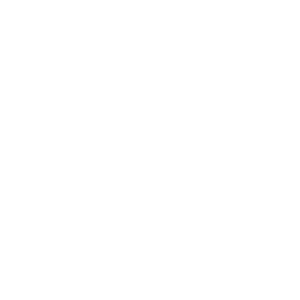
Frame 1 (no input)
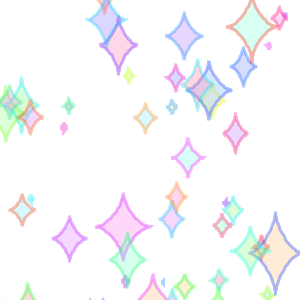
Frame 60 (the mouse pressed at the canvas centre just before this capture)
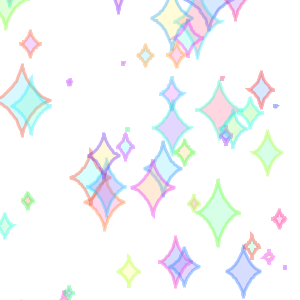
Frame 120 (the mouse held since frame 60 and released just before this capture)

The Processing sketch that drew these frames (run headless with seeded random() and noise(); from frame 60 on, the mouse is pressed at the canvas centre):

// Processing sketch: processing_171018
// ── processing_171018.pde

Kirakira[] kira = new Kirakira[50];

void setup() {
  size(300, 300);
  colorMode(HSB, 360, 100, 100);
  background(360);
  smooth();

  strokeWeight(3);

  for (int i = 0; i < kira.length; i++) {
    kira[i] = new Kirakira();
  }
}

void draw() {
  background(360);

  for (int i = 0; i < kira.length; i++) {
    kira[i].display();
    kira[i].move();
  }
}

class Kirakira {
  float delta = TWO_PI / 100;

  float x = random(width);
  float y = random(height);
  float hue_fill = random(360);
  float hue_stroke = random(360);

  float R;
  float R_start = random(10, 30);
  float R_height = random(1.2, 1.6);
  float R_theta = random(TWO_PI);
  float R_theta_delta = random(0.03, 0.08);

  float y_spd = random(1, 3);

  Kirakira() {
  }

  void display() {
    fill(hue_fill, 50, 100, 80);
    stroke(hue_stroke, 100, 100, 80);
    pushMatrix();
    translate(x, y);
    beginShape();
    for (float t = 0; t < TWO_PI; t += delta) {
      vertex(R* pow(cos(t), 3), R * R_height * pow(sin(t), 3));
    }
    endShape(CLOSE);
    popMatrix();

    R = R_start * abs(sin(R_theta)) ;

    R_theta += R_theta_delta;
  }

  void move() {
    y -= y_spd;

    if (y < -R * R_height) {
      y = height + R * R_height;
    }
  }
}
